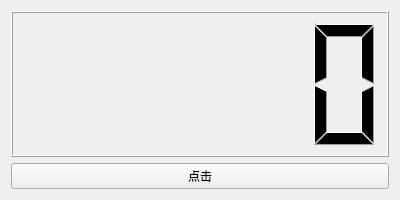
<?xml version="1.0" encoding="UTF-8"?>
<ui version="4.0">
 <class>Widget</class>
 <widget class="QWidget" name="Widget">
  <property name="geometry">
   <rect>
    <x>0</x>
    <y>0</y>
    <width>400</width>
    <height>200</height>
   </rect>
  </property>
  <property name="maximumSize">
   <size>
    <width>400</width>
    <height>200</height>
   </size>
  </property>
  <property name="windowTitle">
   <string>Widget</string>
  </property>
  <layout class="QVBoxLayout" name="verticalLayout">
   <item>
    <widget class="QLCDNumber" name="lcdNumber"/>
   </item>
   <item>
    <widget class="QPushButton" name="pushButton">
     <property name="text">
      <string>点击</string>
     </property>
    </widget>
   </item>
  </layout>
 </widget>
 <resources/>
 <connections/>
</ui>
